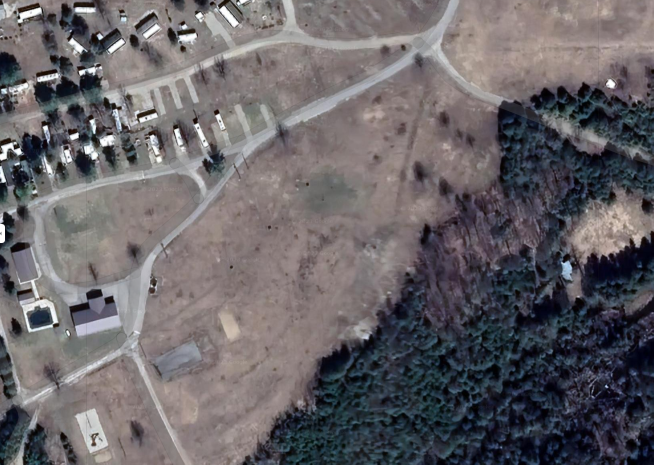
#> input picture map1.png, 1307 x 929 px (shown at 1/2 size); its folder holds 4 pictures in this run
$ python starfest_2023_electrical.py
#> lines starting #> are read from the running program, lines starting #| are printed output that depends on the picture; after the words box and inside, x2 and y2 are one past the last pixel; in counts of white or black regions, pixels touching at a corner belong together
"""
Draws 2 maps of the 2023 Starfest electrical grid
"""

import cv2      # type: ignore
import copy
import numpy as np
import numpy.typing as npt
from typing import Optional, Callable, Any, Iterable, Tuple, TypeAlias, List
import typing

# Closest I can get for mypy types on the numpy stuff :(
# email andrew.brownbill@gmail.com if you know how to do this?
Vector:         TypeAlias = 'np.ndarray[Any, Any ]'
Matrix:         TypeAlias = 'np.ndarray[Any, Any ]'
Image:          TypeAlias = 'np.ndarray[Any, Any ]'

# For type checking with mypy
Pixel=          tuple[int, int]
Color=          tuple[int, int, int]
CoordToPixel=   Callable[ [Vector], Pixel]

class MapFeature:
  def __init__( self,
      name:           str,
      feature_type:   str,
      long:           float,
      lat:            float,
      map_name:       str,
      destination:    Optional[str],
      usage:          Optional[int],
      pixel:          Optional[Pixel]
    ):
    """
    Features on the electrical grid maps

    name:         The name of the feature.  i.e., "L1", "Post 1"
    type:         The type of feature.  i.e., "Spool", "Mat"
    coord:        The GPS co-ordinate of the feature
    map_name:     The map the feature is on "i.e., "map1", "map2"
    destination:  What does the feature connect to?  Used for line drawing
                  for power connections, the tent, and the road
    users_2023:   Number of users a spool had at Starfest 2023
    pixel:        Location of feature on the map image, if known.
    """
    self.name         = name
    self.type         = feature_type
    self.coord        = np.array( [long, lat], np.float64 )
    self.map_name     = map_name
    self.destination  = destination
    self.users_2023   = usage
    if pixel:
      (x, y) = pixel
      self.pixel    = np.array( [x, y], np.float64 )

# Type checking that depends on MapFeature
MapFeatures =     List[ MapFeature ]    # Explicitely list and not iterable
FeatureFilter =   Callable[ [MapFeature], bool ]
FeatureDrawer=    Callable[ [MapFeature, Pixel, Optional[Pixel]], None]

MAP_FEATURES = [
  #
  # These "features" bind map co-ordinates to their pixel locations on the mao image
  # They are not intended to be drawn
  #
  MapFeature("map1_mark0", "Marker",  44.074086,  -80.837580,    "map1", None, None, (1144, 560)),
  MapFeature("map1_mark1", "Marker",  44.075378,  -80.841208,    "map1", None, None, (62, 26)),
  MapFeature("map1_mark2", "Marker",  44.073256,  -80.840810,    "map1", None, None, (180, 905)),
  MapFeature("map2_mark0", "Marker",  44.075212,  -80.838710,    "map2", None, None, (20, 665)),
  MapFeature("map2_mark1", "Marker",  44.075634,  -80.836970,    "map2", None, None, (714, 432 )),
  MapFeature("map2_mark2", "Marker",  44.075914,  -80.838481,    "map2", None, None, (109, 272)),

  #
  # Features that are drawn are below this line
  #

  # The Tent corners
  MapFeature("T0",   "Tent",    44.074405, -80.840559,   "map1", "T3", None, None),
  MapFeature("T1",   "Tent",    44.074513, -80.840593,   "map1", "T0", None, None),
  MapFeature("T2",   "Tent",    44.074568, -80.840197,   "map1", "T1", None, None),
  MapFeature("T3",   "Tent",    44.074453, -80.840174,   "map1", "T2", None, None),

  # Power Sources
  MapFeature("Post 1",  "Source",  44.074123, -80.839866,   "map1", None, None, None),
  MapFeature("Post 2",  "Source",  44.074317, -80.839548,   "map1", None, None, None),
  MapFeature("Post 3",  "Source",  44.074534, -80.839359,   "map1", None, None, None),
  MapFeature("Rec",     "Source",  44.074000, -80.840586,   "map1", None, None, None),
  MapFeature("RecTurn", "Source",  44.073910, -80.840562,   "map1", "Rec", None, None),
  MapFeature("DevLand", "Source",  44.075484, -80.838499,   "map2", None, None, None),
  MapFeature("Washroom","Source",  44.074229, -80.841269,   "map1", None, None, None),

  # All spools, in mostly numeric order.
  #
  # UnB  = Unlabeled Spool with box
  # UnNB = Unlabeled Spool without box
  #
  MapFeature("L1-L4","Spool",   44.074388, -80.840559,   "map1", "Washroom",None,   None),
  MapFeature("L5",   "Spool",   44.073819, -80.840144,   "map1", "RecTurn", 3,    None),
  MapFeature("L6",   "Spool",   44.074449, -80.840571,   "map1", "Washroom",0,    None),
  MapFeature("L7",   "Spool",   44.076034, -80.838061,   "map2", "Mat0",    2,    None),
  MapFeature("L8",   "Spool",   44.075628, -80.837688,   "map2", "Mat3",    5,    None),
  MapFeature("L9",   "Spool",   44.073794, -80.839826,   "map1", "RecTurn", 5,    None),
  MapFeature("L10",  "Spool",   44.075617, -80.837186,   "map2", "L13",     6,    None),
  MapFeature("L11",  "Spool",   44.074678, -80.839005,   "map1", "Post 3",  6,    None),
  MapFeature("L13",  "Spool",   44.075422, -80.837622,   "map2", "Mat3",    4,    None),
  MapFeature("L14",  "Spool",   44.074679, -80.839006,   "map1", "Post 3",  0,    None),
  MapFeature("L16",  "Spool",   44.073448, -80.839804,   "map1", "L5",      6,    None),
  MapFeature("L17",  "Spool",   44.074730, -80.838445,   "map1", "L14",     6,    None ),
  MapFeature("L18",  "Spool",   44.074076, -80.839474,   "map1", "Post 1",  6,    None),
  MapFeature("L19",  "Spool",   44.075393, -80.837898,   "map2", "Mat3",    3,    None),
  MapFeature("L20",  "Spool",   44.074476, -80.839055,   "map1", "Post 3",  5,    None),
  MapFeature("L22",  "Spool",   44.074370, -80.839333,   "map1", "Post 2",  4,    None),
  MapFeature("UnB",  "Spool",   44.075177, -80.837342,   "map2", "L19",     1,    None),
  MapFeature("UnNB", "Spool",   44.075834, -80.836807,   "map2", "L8",      7,    None),

  # heavy black rubber mats that protect lines when they cross roads
  MapFeature("Mat0", "Mat",     44.075896, -80.838303,   "map2", "Mat1",    None, None),
  MapFeature("Mat1", "Mat",     44.075774, -80.838389,   "map2", "Mat2",    None, None),
  MapFeature("Mat2", "Mat",     44.075555, -80.838434,   "map2", "DevLand", None, None),
  MapFeature("Mat3", "Mat",     44.075458, -80.838376,   "map2", "DevLand", None, None),
  MapFeature("Mat4", "Mat",     44.074578, -80.840731,   "map1", None,      None, None),
  MapFeature("Mat5", "Mat",     44.074298, -80.841127,   "map1", None,      None, None),
  MapFeature("Mat6", "Mat",     44.073878, -80.840530,   "map1", None,      None, None),

  # Approximate location of the chalk road that goes through the south field
  # RC = Road center.

  MapFeature("RC0",   "Road",    44.075122, -80.838502,  "map1", None,      None, None),
  MapFeature("RC1",   "Road",    44.074498, -80.838752,  "map1", "RC0",     None, None),
  MapFeature("RC2",   "Road",    44.073886, -80.839380,  "map1", "RC1",     None, None),
  MapFeature("RC3",   "Road",    44.073969, -80.839934,  "map1", "RC2",     None, None),
  MapFeature("RC4",   "Road",    44.073790, -80.840477,  "map1", "RC3",     None, None),
]
#> in draw_map, image is the input picture: shape (929, 1307, 3); mean B, G, R 103.3, 99.8, 103.7

def compute_coord_to_pixel_function(
    entry1:   MapFeature,
    entry2:   MapFeature,
    basis:    MapFeature
  ) -> CoordToPixel:
  """
  Computes a function that maps coordinates (degrees) to pixel
  locations on a map given three MapFeature records.

  1. Compute degree and pixel vectors from basis to entry
  2. Find a 2x2 matrix, M, to map degree vectors to pixel vectors
  3. Helper function to map degrees to pixels given M and the basis
  4. Capture M and the Basis in a lambda and return it
  """

  """
  1. Compute degree and pixel vectors from basis to entry
  """
  deg_vec_0: Vector = entry1.coord - basis.coord
  deg_vec_1: Vector = entry2.coord - basis.coord
  pixel_vec_0 = entry1.pixel - basis.pixel
  pixel_vec_1 = entry2.pixel - basis.pixel

  """
  2. Find a 2x2 matrix, M, to map degree vectors to pixel vectors

  M * deg_vec_0 = pixel_vec_0
  M * deg_vec_1 = pixel_vec_1

  Convert deg_vec_0/deg_vec_1 and pixel_vec_0/pixel_vec_1 to 2x2 matrixes

  M * M_Degree = M_Pixel
  M * M_Degree * M_Degree_inv = M_Pixel * M_Degree_Inv
  M = MPixel * M_Degree_Inv
  """
  M_Degree     = np.transpose(np.array( [deg_vec_0, deg_vec_1] ))
  M_Pixel      = np.transpose(np.array( [pixel_vec_0, pixel_vec_1] ))
  M_Degree_Inv = np.linalg.inv( M_Degree ) #type: ignore[no-untyped-call]
  M = np.matmul( M_Pixel, M_Degree_Inv )

  """
  3. Helper function to map degrees to pixels given M and the basis
  """
  def coord_to_pixel_helper(
      coord : Vector,
      M     : Matrix,
      basis : MapFeature
    ) -> Pixel:
    pixel = M.dot(coord - basis.coord) + basis.pixel
    return ( int( pixel[0] ), int( pixel[1] ) )

  """
  4. Capture M and the Basis in a lambda and return it
  """
  return lambda coord : coord_to_pixel_helper( coord, M, basis )


def find_map_entry(
    features:   MapFeatures,
    name:       str
  ) -> MapFeature:
  """
  Finds a named feature in a list of features.

  Note: The linear search is inefficint but the data set is small
  """
  try:
    return next(filter(lambda feature: feature.name == name, features))
  except StopIteration:
    assert False, "Map Feature " + name + " not found"

def get_destination_pixel(
    map_features:       MapFeatures,
    destination_name:   Optional[str],
    coord_to_pixel:     CoordToPixel
  ) -> Optional[Pixel]:
  """
  Given a destination name, compute the pixel location of the destination
  """
  if destination_name:
    destination_entry = find_map_entry( map_features, destination_name )
    return coord_to_pixel( destination_entry.coord )
  return None


def draw_features(
    map_features:     MapFeatures,
    coord_to_pixel:   CoordToPixel,
    feature_filter:   FeatureFilter,
    feature_drawer:   FeatureDrawer
  ) -> None:
  """
  Draw some map features

  map_features    : complete list of features for the map we're drawing
  coord_to_pixel  : function to map co-ordinates to pixel locations
  feature_filter  : function that returns true if we're to draw this feature
  feature_drawer  : The function that actually draws the feature
  """
  for feature in filter( feature_filter, map_features):
      pixel = coord_to_pixel( feature.coord )
      destination_pixel = get_destination_pixel( map_features, feature.destination, coord_to_pixel )
      feature_drawer( feature, pixel, destination_pixel )

def filter_for_type(filter_type : str) -> FeatureFilter:
  """
  Create a function that returns true if a feature is a particular type
  """
  return lambda feature: feature.type == filter_type


def filter_for_line(filter_type : str) -> FeatureFilter:
  """
  Create a function that returns true if a feature is a type and has a destination
  """
  return lambda feature: feature.type == filter_type and feature.destination is not None


def create_line_drawer(
    image:        Image,
    color:        Color,
    line_width:   int
  ) -> FeatureDrawer:
  """
  Create a function that draws a line for features with a destination
  """
  return lambda feature, pixel, dest_pixel : cv2.line(
      image, pixel, dest_pixel, color, line_width )


def create_label_drawer(
    image:    Image,
    color:    Color
  ) -> FeatureDrawer:
  """
  Create a function that uses the feature name to draw a label
  """
  return lambda feature, pixel, dest_pixel: cv2.putText(
        image, feature.name,
        (pixel[0]+2, pixel[1]+9),
        cv2.FONT_HERSHEY_SIMPLEX, 1, color, 2, cv2.LINE_AA, False )


def draw_crosshair(
    image:    Image,
    point:    Pixel,
    color:    Color
  ) -> None:
  """
  Draws a small crosshair at point
  """
  line_width = 4
  cross_size = 3
  ( x, y ) = point
  lower_left  = ( x - cross_size, y - cross_size )
  lower_right = ( x + cross_size, y - cross_size )
  upper_left  = ( x - cross_size, y + cross_size )
  upper_right = ( x + cross_size, y + cross_size )

  cv2.line( image, lower_left, upper_right, color, line_width )
  cv2.line( image, lower_right, upper_left, color, line_width )


def create_crosshair_drawer(
    image:            Image,
    color:            Color
  ) -> FeatureDrawer:
  """
  Create a function that draws a crosshair
  """
  return lambda feature, pixel, dest_pixel: draw_crosshair( image, pixel, color )


def draw_spools(
    image:            Image,
    features:         MapFeatures,
    coord_to_pixel:   CoordToPixel
  ) -> None:
  """
  Draw all the spools.
  """
  off_white = ( 228, 228, 228 )
  blue = ( 255, 0, 0 )
  draw_features( features, coord_to_pixel, filter_for_type("Spool"), create_crosshair_drawer( image, blue ))
  draw_features( features, coord_to_pixel, filter_for_type("Spool"), create_label_drawer( image, off_white ))


def draw_mats(
    image:            Image,
    features:         MapFeatures,
    coord_to_pixel:   CoordToPixel
  ) -> None:
  """
  Draw all the road mats.
  """
  off_white = ( 228, 228, 228 )
  blue      = ( 255, 0, 0 )
  draw_features( features, coord_to_pixel, filter_for_type("Mat"), create_crosshair_drawer( image, blue ))
  draw_features( features, coord_to_pixel, filter_for_type("Mat"), create_label_drawer( image, off_white ))

def draw_lines(
    image:            Image,
    features:         MapFeatures,
    coord_to_pixel:   CoordToPixel,
    feature_types:    Iterable[str],
    color:            Color,
    alpha:            float,
    width:            int = 4
  ) -> None:
  """
  Draw lines for a set of feature types.  Allows blending.

  image:            The image we're drawing onto
  features:         Feature list
  coord_to_pixel:   Function that convers GPS coordinate to pixels
  color:            Line color
  alpha:            Transparency.  0-1,  1 = full opaque
  width:            Line width
  """
#> called with color = (128, 128, 0), alpha = 0.3, width = 20

  beta = 1-alpha
  overlay = image.copy()  # draw lines to an overlay at 100% transparency, then blend the overlay and the original image
  for feature_type in feature_types:
    draw_features( features, coord_to_pixel, filter_for_line(feature_type), create_line_drawer( overlay, color, width ))
#> this loop made 1 pass
#> overlay: shape (929, 1307, 3); 1.63% of pixels changed, all inside (x1, y1, x2, y2) = (269, 121, 880, 694)
  image = cv2.addWeighted( overlay, alpha, image, beta, 0, image )
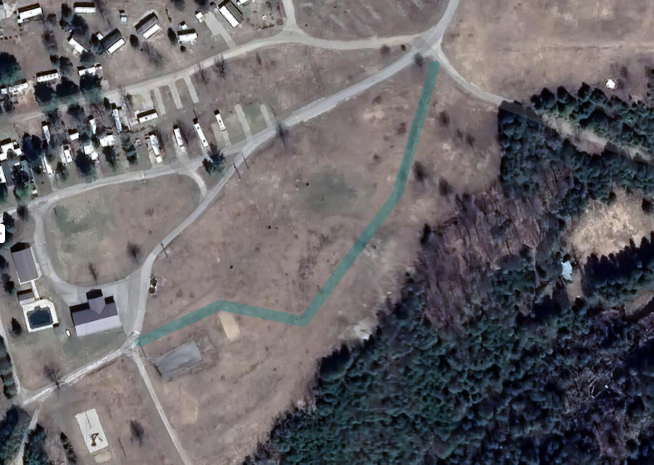
#> image: shape (929, 1307, 3) (shown at 1/2 size); 1.63% of pixels changed, all inside (x1, y1, x2, y2) = (269, 121, 880, 694)

def draw_roads(
    image:          Image,
    features:       MapFeatures,
    coord_to_pixel: CoordToPixel
  ) -> None:
  """
  Draw all the roads
  """
  cyan = (128,128,0)
  alpha = .30              # draw roads with 30% transparency
  road_width = 20
  draw_lines( image, features, coord_to_pixel, ["Road"], cyan, alpha, road_width )

def draw_tent(
    image:          Image,
    features:       MapFeatures,
    coord_to_pixel: CoordToPixel
  ) -> None:
  """
  Draw the tent
  """
  white = (255,255,255)
  alpha = .50             # draw tent at 50 percent tranparency
  draw_lines( image, features, coord_to_pixel, ["Tent"], white, alpha )


def draw_electric_cords(
    image:          Image,
    features:       MapFeatures,
    coord_to_pixel: CoordToPixel
  ) -> None:
  """
  Draw the electric grid

  Grid lines can go from spool to spool, spool to mat, mat to source, and source to source.
  source to source was used at the rec hall, where we did a 90 degree turn to go around
  the food truck in 2023.
  """
  blue = (255, 0, 0 )
  alpha = .50             # draw tent at 50 percent tranparency
  draw_lines( image, features, coord_to_pixel, ["Spool", "Source", "Mat" ], blue, alpha )
#> call 2 of draw_lines, with color = (255, 0, 0), alpha = 0.5, width = 4
#> the loop in draw_lines (call 2), `for feature_type in feature_types:` made 3 passes
#> after the loop in draw_lines (call 2), `for feature_type in feature_types:`:
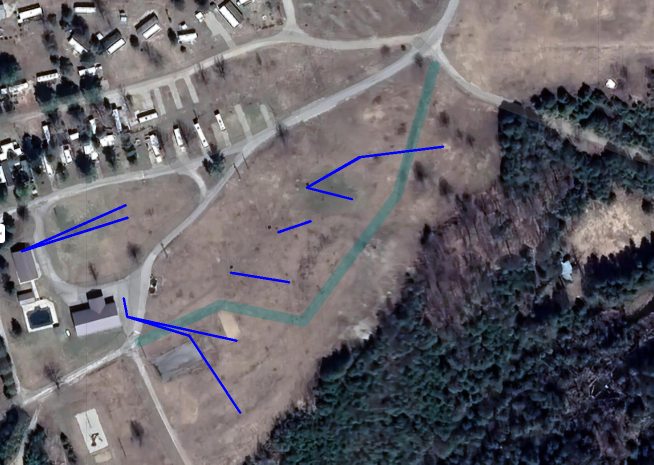
#> overlay: shape (929, 1307, 3) (shown at 1/2 size); 0.64% of pixels changed, all inside (x1, y1, x2, y2) = (41, 291, 889, 828)
#> in draw_lines (call 2), `image = cv2.addWeighted( overlay, alpha, image, beta, 0, image )`:
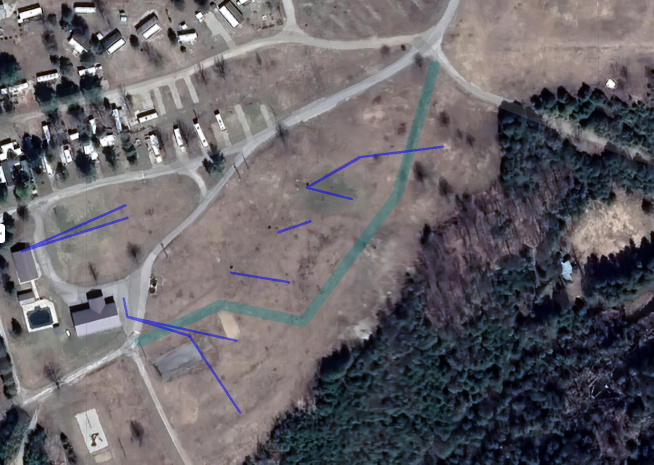
#> image: shape (929, 1307, 3) (shown at 1/2 size); 0.64% of pixels changed, all inside (x1, y1, x2, y2) = (41, 291, 889, 828)


def draw_all_features(
    image:          Image,
    map_features:   MapFeatures,
    coord_to_pixel: CoordToPixel
  ) -> None:
  """
  Draw everything on a map.

  order matters. We want the labels for the mats and spools drawn
  after the road, electric cords, and tent so they show up well.
  """
  draw_roads         ( image, map_features, coord_to_pixel )
  draw_electric_cords( image, map_features, coord_to_pixel )
  draw_tent          ( image, map_features, coord_to_pixel )
#> call 3 of draw_lines, with color = (255, 255, 255), alpha = 0.5, width = 4
#> the loop in draw_lines (call 3), `for feature_type in feature_types:` made 1 pass
#> after the loop in draw_lines (call 3), `for feature_type in feature_types:`:
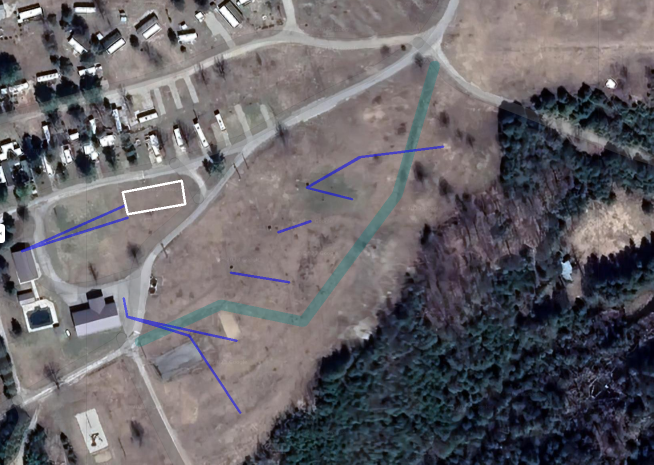
#> overlay: shape (929, 1307, 3) (shown at 1/2 size); 0.13% of pixels changed, all inside (x1, y1, x2, y2) = (243, 359, 373, 431)
  draw_mats          ( image, map_features, coord_to_pixel )
#> in draw_mats, `draw_features( features, coord_to_pixel, filter_for_type("Mat"), creat..`: image: shape (929, 1307, 3); mean B, G, R 103.9, 99.5, 102.7
  draw_spools        ( image, map_features, coord_to_pixel )


def draw_map( map_name: str ) -> None:
  """
  Draws one of the electric grid maps

  1.  Load the map template from disk
  2.  Find all the features for this map
  3.  Compute a function that maps GPS coordinates to pixels
  4.  Draw all the features for our map
  5.  Save the new map
  """

  """
  1.  Load the map template from disk
  """
  image = cv2.imread(map_name + ".png")

  """
  2.  Find all the features for this map
  """
  map_features = list(filter( lambda x: x.map_name == map_name, MAP_FEATURES ))

  """
  3.  Compute a function that maps GPS coordinates to pixels
  """
  map_coord_to_pixel = compute_coord_to_pixel_function(
      find_map_entry( map_features, map_name + "_mark0" ),
      find_map_entry( map_features, map_name + "_mark1" ),
      find_map_entry( map_features, map_name + "_mark2" ))

  """
  4.  Draw all the features for our map
  """
  draw_all_features( image, map_features, map_coord_to_pixel )

  """
  5.  Save the new map
  """
  cv2.imwrite(map_name + "_spool.png", image )


def main() -> None:
  """
  Draws both the Starfest electric grid maps
  """
  draw_map( "map1" )    # South Field
  draw_map( "map2" )    # North Field
#> call 2 of draw_map, with map_name = 'map2'
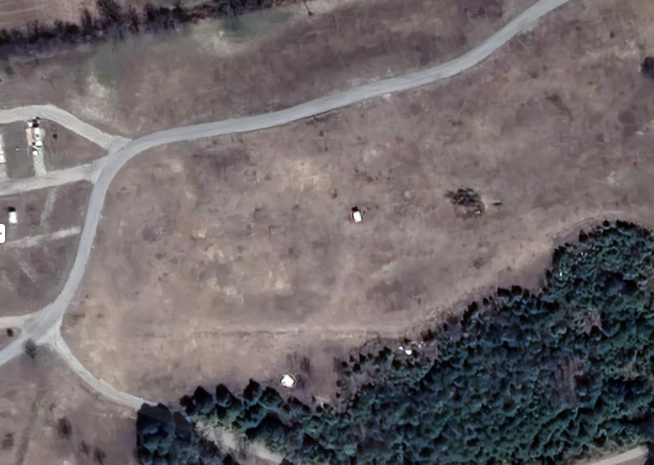
#> input picture map2.png, 1307 x 929 px (shown at 1/2 size)
#> in draw_map, image is the input picture: shape (929, 1307, 3); mean B, G, R 103.6, 101.6, 108.6
#> the loop in draw_lines (call 5), `for feature_type in feature_types:` made 3 passes
#> after the loop in draw_lines (call 5), `for feature_type in feature_types:`:
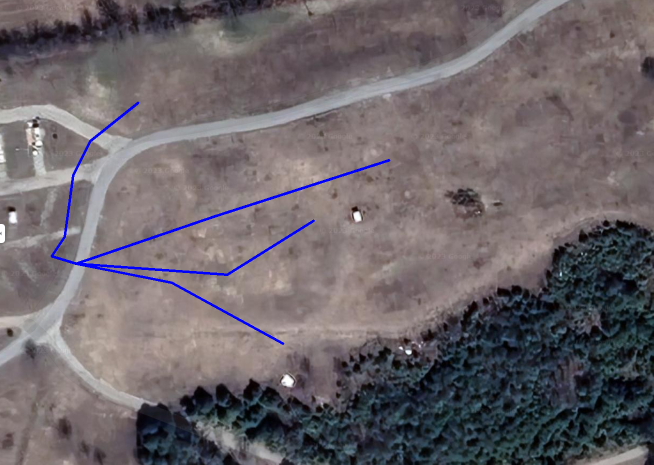
#> overlay: shape (929, 1307, 3) (shown at 1/2 size); 0.84% of pixels changed, all inside (x1, y1, x2, y2) = (101, 203, 781, 690)
#> in draw_mats (call 2), `draw_features( features, coord_to_pixel, filter_for_type("Mat"), creat..`: image: shape (929, 1307, 3); mean B, G, R 104.2, 101, 108
#> in draw_spools (call 2), `draw_features( features, coord_to_pixel, filter_for_type("Spool"), cre..`:
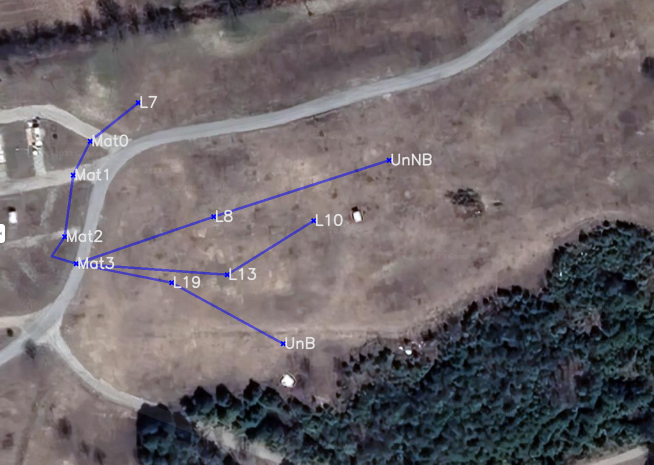
#> image: shape (929, 1307, 3) (shown at 1/2 size); mean B, G, R 104.6, 101.4, 108.4

if __name__ == "__main__":
  main()
